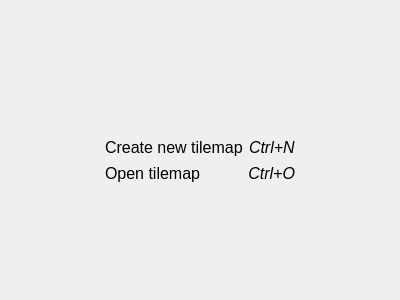
<?xml version="1.0" encoding="UTF-8"?>
<ui version="4.0">
 <class>startup_widget</class>
 <widget class="QWidget" name="startup_widget">
  <property name="geometry">
   <rect>
    <x>0</x>
    <y>0</y>
    <width>400</width>
    <height>300</height>
   </rect>
  </property>
  <property name="sizePolicy">
   <sizepolicy hsizetype="Expanding" vsizetype="Expanding">
    <horstretch>0</horstretch>
    <verstretch>0</verstretch>
   </sizepolicy>
  </property>
  <property name="windowTitle">
   <string>Form</string>
  </property>
  <layout class="QGridLayout" name="gridLayout">
   <item row="0" column="1">
    <spacer name="topSpacer">
     <property name="orientation">
      <enum>Qt::Vertical</enum>
     </property>
     <property name="sizeHint" stdset="0">
      <size>
       <width>20</width>
       <height>40</height>
      </size>
     </property>
    </spacer>
   </item>
   <item row="3" column="2">
    <spacer name="rightSpacer">
     <property name="orientation">
      <enum>Qt::Horizontal</enum>
     </property>
     <property name="sizeHint" stdset="0">
      <size>
       <width>40</width>
       <height>20</height>
      </size>
     </property>
    </spacer>
   </item>
   <item row="2" column="1">
    <layout class="QHBoxLayout" name="topLayout">
     <item>
      <widget class="QLabel" name="newLabel">
       <property name="font">
        <font>
         <family>Segoe UI</family>
         <pointsize>12</pointsize>
        </font>
       </property>
       <property name="text">
        <string>Create new tilemap</string>
       </property>
      </widget>
     </item>
     <item>
      <widget class="QLabel" name="newShortcutLabel">
       <property name="font">
        <font>
         <family>Segoe UI</family>
         <pointsize>12</pointsize>
         <italic>true</italic>
        </font>
       </property>
       <property name="text">
        <string>Ctrl+N</string>
       </property>
      </widget>
     </item>
    </layout>
   </item>
   <item row="3" column="0">
    <spacer name="leftSpacer">
     <property name="orientation">
      <enum>Qt::Horizontal</enum>
     </property>
     <property name="sizeHint" stdset="0">
      <size>
       <width>40</width>
       <height>20</height>
      </size>
     </property>
    </spacer>
   </item>
   <item row="1" column="1">
    <widget class="QLabel" name="iconLabel">
     <property name="font">
      <font>
       <pointsize>10</pointsize>
      </font>
     </property>
     <property name="text">
      <string>&lt;html&gt;
              &lt;head/&gt;
              &lt;body&gt;
              &lt;p&gt;
              &lt;img src=&quot;:/resources/icons/icon.png&quot; width=&quot;128&quot;
              height=&quot;128&quot;/&gt;
              &lt;/p&gt;
              &lt;/body&gt;
              &lt;/html&gt;
            </string>
     </property>
     <property name="alignment">
      <set>Qt::AlignCenter</set>
     </property>
    </widget>
   </item>
   <item row="3" column="1">
    <layout class="QGridLayout" name="bottomLayout">
     <item row="0" column="0">
      <layout class="QHBoxLayout" name="bottomHLayout">
       <item>
        <widget class="QLabel" name="openLabel">
         <property name="font">
          <font>
           <family>Segoe UI</family>
           <pointsize>12</pointsize>
          </font>
         </property>
         <property name="text">
          <string>Open tilemap</string>
         </property>
         <property name="alignment">
          <set>Qt::AlignLeading|Qt::AlignLeft|Qt::AlignVCenter</set>
         </property>
        </widget>
       </item>
       <item>
        <widget class="QLabel" name="openShortcutLabel">
         <property name="font">
          <font>
           <family>Segoe UI</family>
           <pointsize>12</pointsize>
           <italic>true</italic>
          </font>
         </property>
         <property name="text">
          <string>Ctrl+O</string>
         </property>
         <property name="alignment">
          <set>Qt::AlignRight|Qt::AlignTrailing|Qt::AlignVCenter</set>
         </property>
        </widget>
       </item>
      </layout>
     </item>
    </layout>
   </item>
   <item row="6" column="1">
    <spacer name="bottomSpacer">
     <property name="orientation">
      <enum>Qt::Vertical</enum>
     </property>
     <property name="sizeHint" stdset="0">
      <size>
       <width>20</width>
       <height>40</height>
      </size>
     </property>
    </spacer>
   </item>
  </layout>
 </widget>
 <resources>
  <include location="../../tactile.qrc"/>
 </resources>
 <connections/>
</ui>
